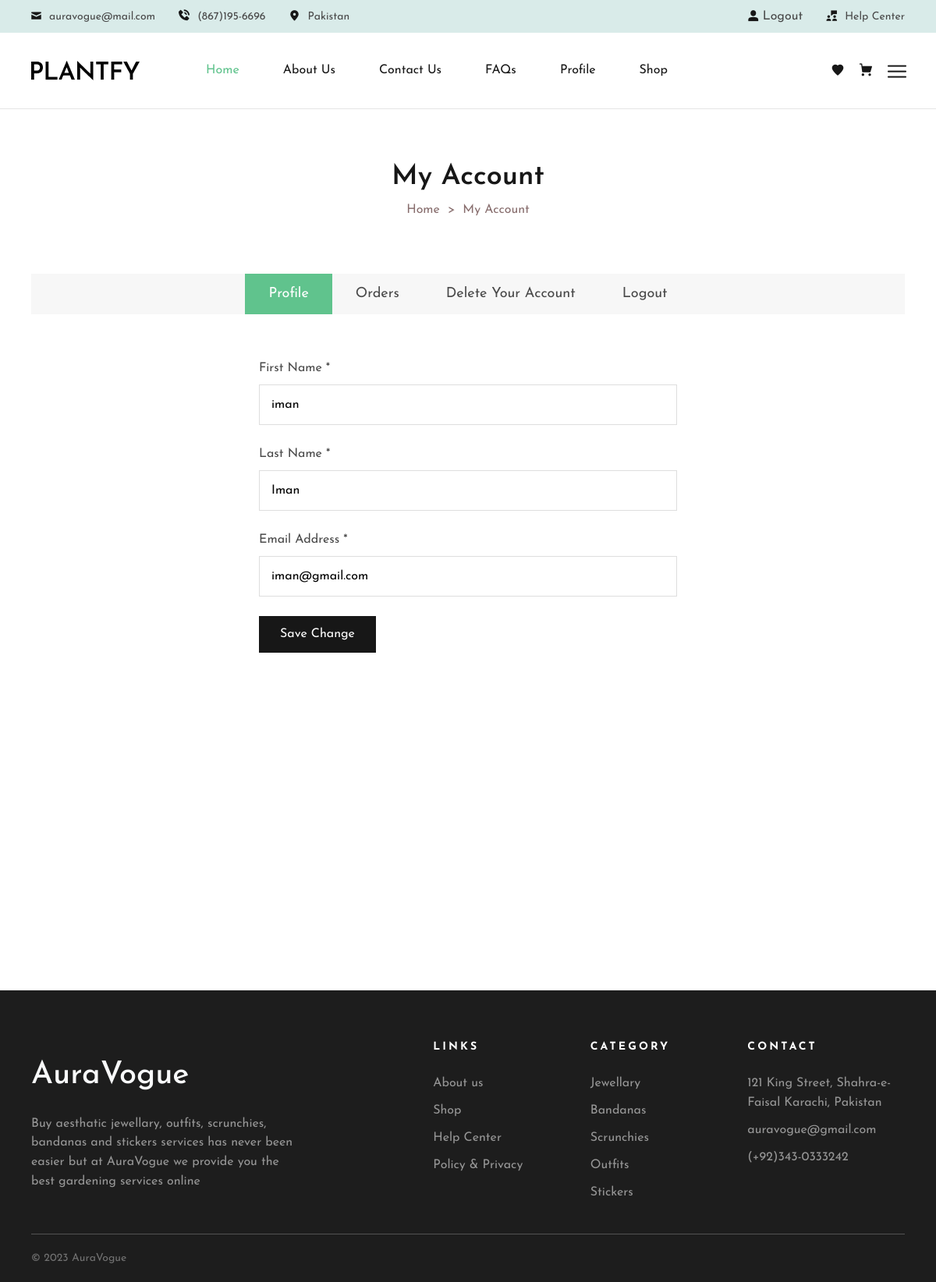
The page /website/my-account.php (signed in) on the database its author committed.
### tables this page shows
CREATE TABLE `users` (
  `userID` int(11) NOT NULL,
  `firstName` varchar(225) DEFAULT NULL,
  `lastName` varchar(225) DEFAULT NULL,
  `userEmail` varchar(225) NOT NULL,
  `userPassword` varchar(225) DEFAULT NULL
);

### website/my-account.php (the view, shortened to what this page needs)
<?php
include("./components/sessionHeader.php");
?>
<main>
    <div class="breadcrumb-section">
        <div class="container-fluid custom-container">
            <div class="breadcrumb-wrapper text-center">
                <h2 class="breadcrumb-wrapper__title">My Account</h2>
                <ul class="breadcrumb-wrapper__items justify-content-center">
                    <li><a href="index.php">Home</a></li>
                    <li><span>My Account</span></li>
                </ul>
            </div>
        </div>
    </div>
    <div class="my-account-section section-padding-2">
        <div class="container-fluid custom-container">
            <div class="my-account-tab">
                <div class="my-account-tab__menu">
                    <ul class="nav justify-content-center">
                        <li>
                            <button class="account-btn active" data-bs-toggle="tab" data-bs-target="#dashboard" type="button">
                                Profile
                            </button>
                        </li>
                        <li>
                            <button class="account-btn" data-bs-toggle="tab" data-bs-target="#orders" type="button">
                                Orders
                            </button>
                        </li>
                        <li>
                            <button class="account-btn" data-bs-toggle="tab" data-bs-target="#delete-account" type="button">
                                Delete Your Account
                            </button>
                        </li>
                        <li>
                            <button class="account-btn" data-bs-toggle="tab" data-bs-target="#logout" type="button">
                                Logout
                            </button>
                        </li>
                    </ul>
                </div>
                <div class="tab-content">
                    <div class="tab-pane fade show active" id="dashboard">
                        <?php
                        $user = $_SESSION['USER'];
                        foreach ($user as $item) {
                            $userID = $item['userID'];
                        }
                        $query = $pdo->prepare('select * from users where userID = :id');
                        $query->bindParam('id', $userID);
                        $query->execute();
                        $result = $query->fetchAll(PDO::FETCH_ASSOC);
                        foreach ($result as $value) {
                            $userName = $value['firstName'];
                            $lastName = $value['lastName'];
                            $emailAddress = $value['userEmail'];
                        }
                        ?>
                        <div class="my-account-dashboard">
                            <form action="#" method='post'>
                                <div class="container mt-3">
                                    <div class="row">
                                        <div class="col-md-3"></div>
                                        <div class="col-md-6">
                                            <div class="single-form">
                                                <label class="single-form__label">First Name *</label>
                                                <input class="single-form__input" type="text" name="username" value="<?php echo $userName ?>" />
                                            </div>
                                            <div class="single-form">
                                                <label class="single-form__label">Last Name *</label>
                                                <input class="single-form__input" type="text" name="fullname" value="<?php echo $lastName ?>" />
                                            </div>
                                            <div class="single-form">
                                                <label class="single-form__label">Email Address *</label>
                                                <input class="single-form__input" type="text" name="email" value="<?php echo $emailAddress ?>" />
                                            </div>
                                            <div class="single-form">
                                                <button class="single-form__btn btn" name="edit">
                                                    Save Change
                                                </button>
                                            </div>
                                        </div>
                                        <div class="col-md-3"></div>
                                    </div>
                                </div>
                            </form>
                        </div>
                    </div>
                    </div>
                </div>
            </div>
        </div>
</main>
<?php
include_once('components/footer.php')
?>
</body>
</html>

### rows shown on the page
users: username "iman", fullname "Iman", email "iman@gmail.com"
